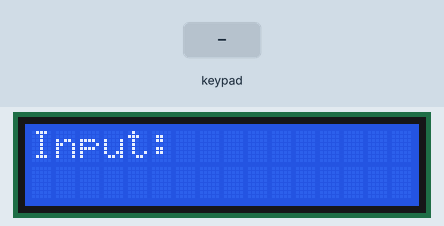
Recording of a sketch running on a simulated ESP32. On the bench: 16×2 character LCD. Inputs (shaded band) come from the test bench. What the sketch prints to the serial monitor is not drawn.

Above: at 3.2 s.
3.3 s: keypad keys 1 3 1 2 1 4 2 7 * pressed 0.4 s apart
At 7.1 s:
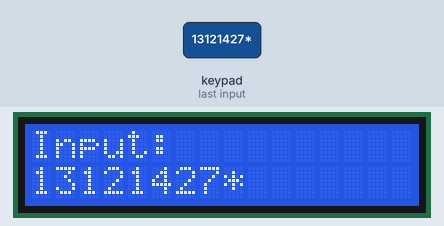
8.4 s: key 'A' pressed
At 9.6 s:
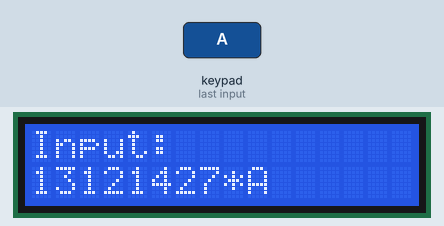
9.9 s: key 'B' pressed
At 10.8 s:
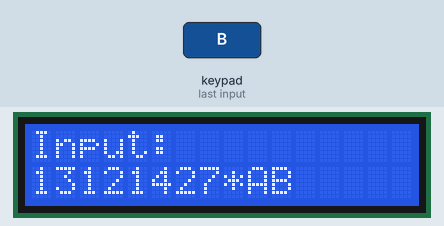
11.4 s: keypad keys 1 3 1 2 1 4 2 7 # pressed 0.4 s apart
At 13.6 s:
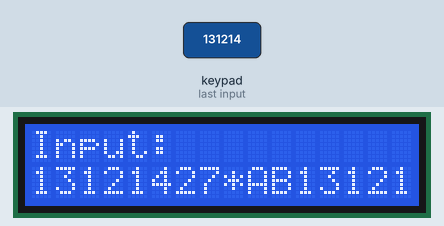
16.5 s: key 'C' pressed
At 16.9 s:
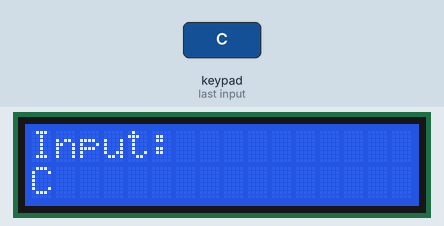
18.0 s: keypad keys 1 3 1 2 1 4 2 7 D pressed 0.4 s apart
At 21.9 s:
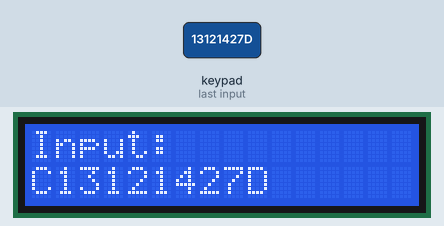
Timing chart, 0 to 23.4 s (numbered marks = the images above; inputs shaded):
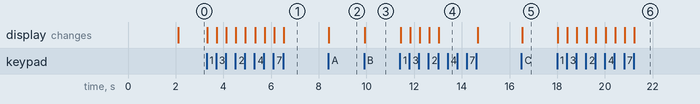

The sketch:

Keypad.ino
```cpp
#include <Keypad.h>
#include <Wire.h>
#include <LiquidCrystal_I2C.h>

// Konfigurasi Keypad 4x4
const byte ROWS = 4;
const byte COLS = 4;

char hexaKeys[ROWS][COLS] = {
  {'1','2','3','A'},
  {'4','5','6','B'},
  {'7','8','9','C'},
  {'*','0','#','D'}
};

byte rowPins[ROWS] = {13, 12, 14, 27};  // Pin baris keypad
byte colPins[COLS] = {26, 25, 33, 32};  // Pin kolom keypad

Keypad customKeypad = Keypad(makeKeymap(hexaKeys), rowPins, colPins, ROWS, COLS);

// Konfigurasi LCD I2C (alamat biasanya 0x27 atau 0x3F)
LiquidCrystal_I2C lcd(0x27, 16, 2);

String inputBuffer = "";  // untuk simpan inputan dari keypad

void setup() {
  Serial.begin(115200);

  // Inisialisasi LCD
  lcd.init();
  lcd.backlight();
  lcd.setCursor(0, 0);
  lcd.print("Keypad + LCD");
  lcd.setCursor(0, 1);
  lcd.print("Siap Input...");
  delay(2000);

  lcd.clear();
  lcd.setCursor(0, 0);
  lcd.print("Input: ");
}

void loop() {
  char customKey = customKeypad.getKey();

  if (customKey) {
    Serial.print("Key Pressed: ");
    Serial.println(customKey);

    // Tambah ke buffer
    inputBuffer += customKey;

    // Tampilkan di LCD baris kedua
    lcd.setCursor(0, 1);
    lcd.print("                ");  // hapus baris dulu
    lcd.setCursor(0, 1);
    lcd.print(inputBuffer);

    // Contoh: reset input kalau tekan '#'
    if (customKey == '#') {
      inputBuffer = "";
      lcd.setCursor(0, 1);
      lcd.print("                ");
    }
  }
}
```

Measured:
- after the input at 3.3 s, the display: first changes at once (image 1 shows a later state)
- after the input at 8.4 s, the display: changes at once (image 2)
- after the input at 9.9 s, the display: changes at once (image 3)
- after the input at 11.4 s, the display: first changes at once (image 4 shows a later state)
- after the input at 16.5 s, the display: changes at once (image 5)
- after the input at 18.0 s, the display: first changes at once (image 6 shows a later state)
